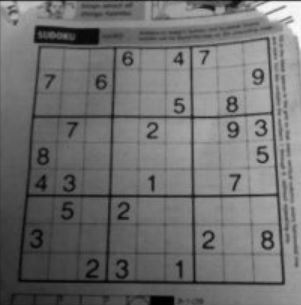
#> input picture filter_operations/gauss_mean/sudoku.JPG, 301 x 305 px
$ python adaptive_thresholding.py
#> lines starting #> are read from the running program, lines starting #| are printed output that depends on the picture; after the words box and inside, x2 and y2 are one past the last pixel; in counts of white or black regions, pixels touching at a corner belong together
import cv2
import numpy as np
from matplotlib import pyplot as plt

img = cv2.imread('sudoku.JPG', 0)
#> img is the input picture: shape (305, 301); min 0, max 253, mean 111.1
img = cv2.medianBlur(img, 5)
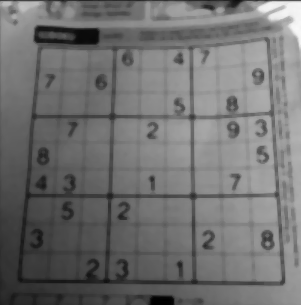
#> img: shape (305, 301); min 0, max 249, mean 112.3

ret, th1 = cv2.threshold(img, 127, 255, cv2.THRESH_BINARY)
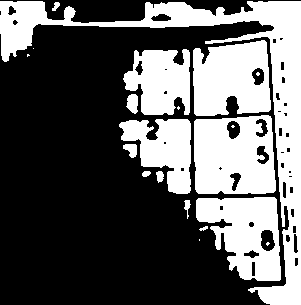
#> th1: shape (305, 301); 37.3% white; 20 white regions (7 under 20 px), largest, box (x1, y1, x2, y2) and area: (0, 1, 301, 305) 12302, (194, 115, 276, 194) 5498, (193, 40, 271, 116) 4815
th2 = cv2.adaptiveThreshold(img, 255, cv2.ADAPTIVE_THRESH_MEAN_C, cv2.THRESH_BINARY, 7, 2)
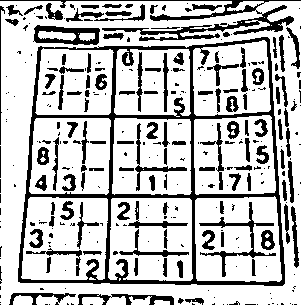
#> th2: shape (305, 301); 75% white; 309 black regions (185 under 20 px), largest, box (x1, y1, x2, y2) and area: (18, 37, 285, 286) 7221, (0, 0, 301, 41) 2181, (33, 25, 100, 45) 706
th3 = cv2.adaptiveThreshold(img, 255, cv2.ADAPTIVE_THRESH_GAUSSIAN_C, cv2.THRESH_BINARY, 7, 2)
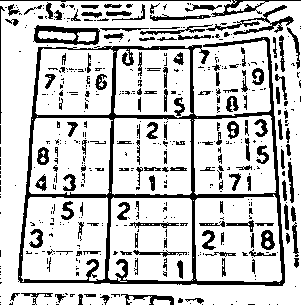
#> th3: shape (305, 301); 79.2% white; 505 black regions (353 under 20 px), largest, box (x1, y1, x2, y2) and area: (18, 37, 285, 286) 6865, (33, 25, 100, 45) 638, (206, 5, 294, 35) 564

titles = ['orjinal', 'THRESH_BINARY', 'ADAPTIVE_THRESH_MEAN_C', 'ADAPTIVE_THRESH_GAUSSIAN_C']
images = [img, th1, th2, th3]

for i in range(0, 4):
    plt.subplot(2, 2, i + 1), plt.imshow(images[i], 'gray')
    plt.title(titles[i])
    plt.xticks([]), plt.yticks([])
plt.show()
